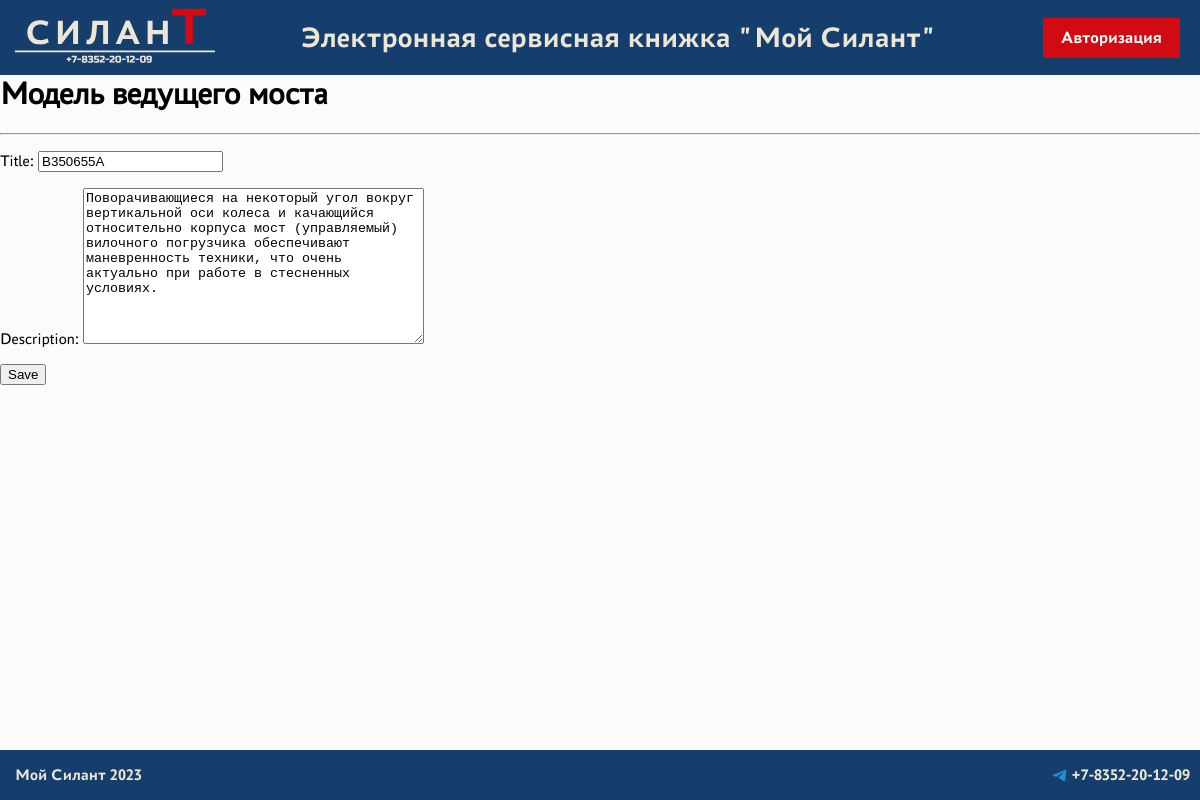
The page /cars/steerable_bridge_model/2/update/ (signed in) on the database its author committed.
### info/models.py (models this page shows)
class SteerableBridgeModel(models.Model):
    title = models.CharField(max_length = 64)   #название
    description = models.TextField()            #описание

### info/views.py (the view)
# urls.py: path('cars/steerable_bridge_model/<int:pk>/update/', SteerableBridgeModelUpdate.as_view(), name = 'steerable_bridge_model_update'),
class SteerableBridgeModelUpdate(LoginRequiredMixin, PermissionRequiredMixin, UpdateView):
   form_class = SteerableBridgeModelsForm
   model = SteerableBridgeModel
   template_name = 'info/steerable_bridge_model_edit.html'
   permission_required = 'info.change_steerablebridgemodel'

### info/forms.py
class SteerableBridgeModelsForm(forms.ModelForm):
    class Meta:
        model = SteerableBridgeModel
        fields = [
            'title',
            'description',
        ]

### templates/info/steerable_bridge_model_edit.html (shortened to what this page needs)
{% extends 'flatpages/default.html' %}
{% block content %}
<h1>Модель ведущего моста</h1>
<hr>
<form action="" method="post">
    {{ form.as_p }}
    <input type="submit" value="Save" />
</form>
{% endblock content %}

### static/css/default.css (style rules this page uses)
body { font-family: 'Astra Sans Regular', Arial, Helvetica, sans-serif; margin: 0; margin-top: 75px; margin-bottom: 50px; background-color: rgb(251, 251, 251); }

### rows shown on the page
SteerableBridgeModel: title "B350655A", description "Поворачивающиеся на некоторый угол вокруг вертикальной оси колеса и качающийся относительно корпуса мост (управляемый) вилочного погрузчика обеспечивают маневренность техники, что очень актуально при работе в стесненных условиях."
